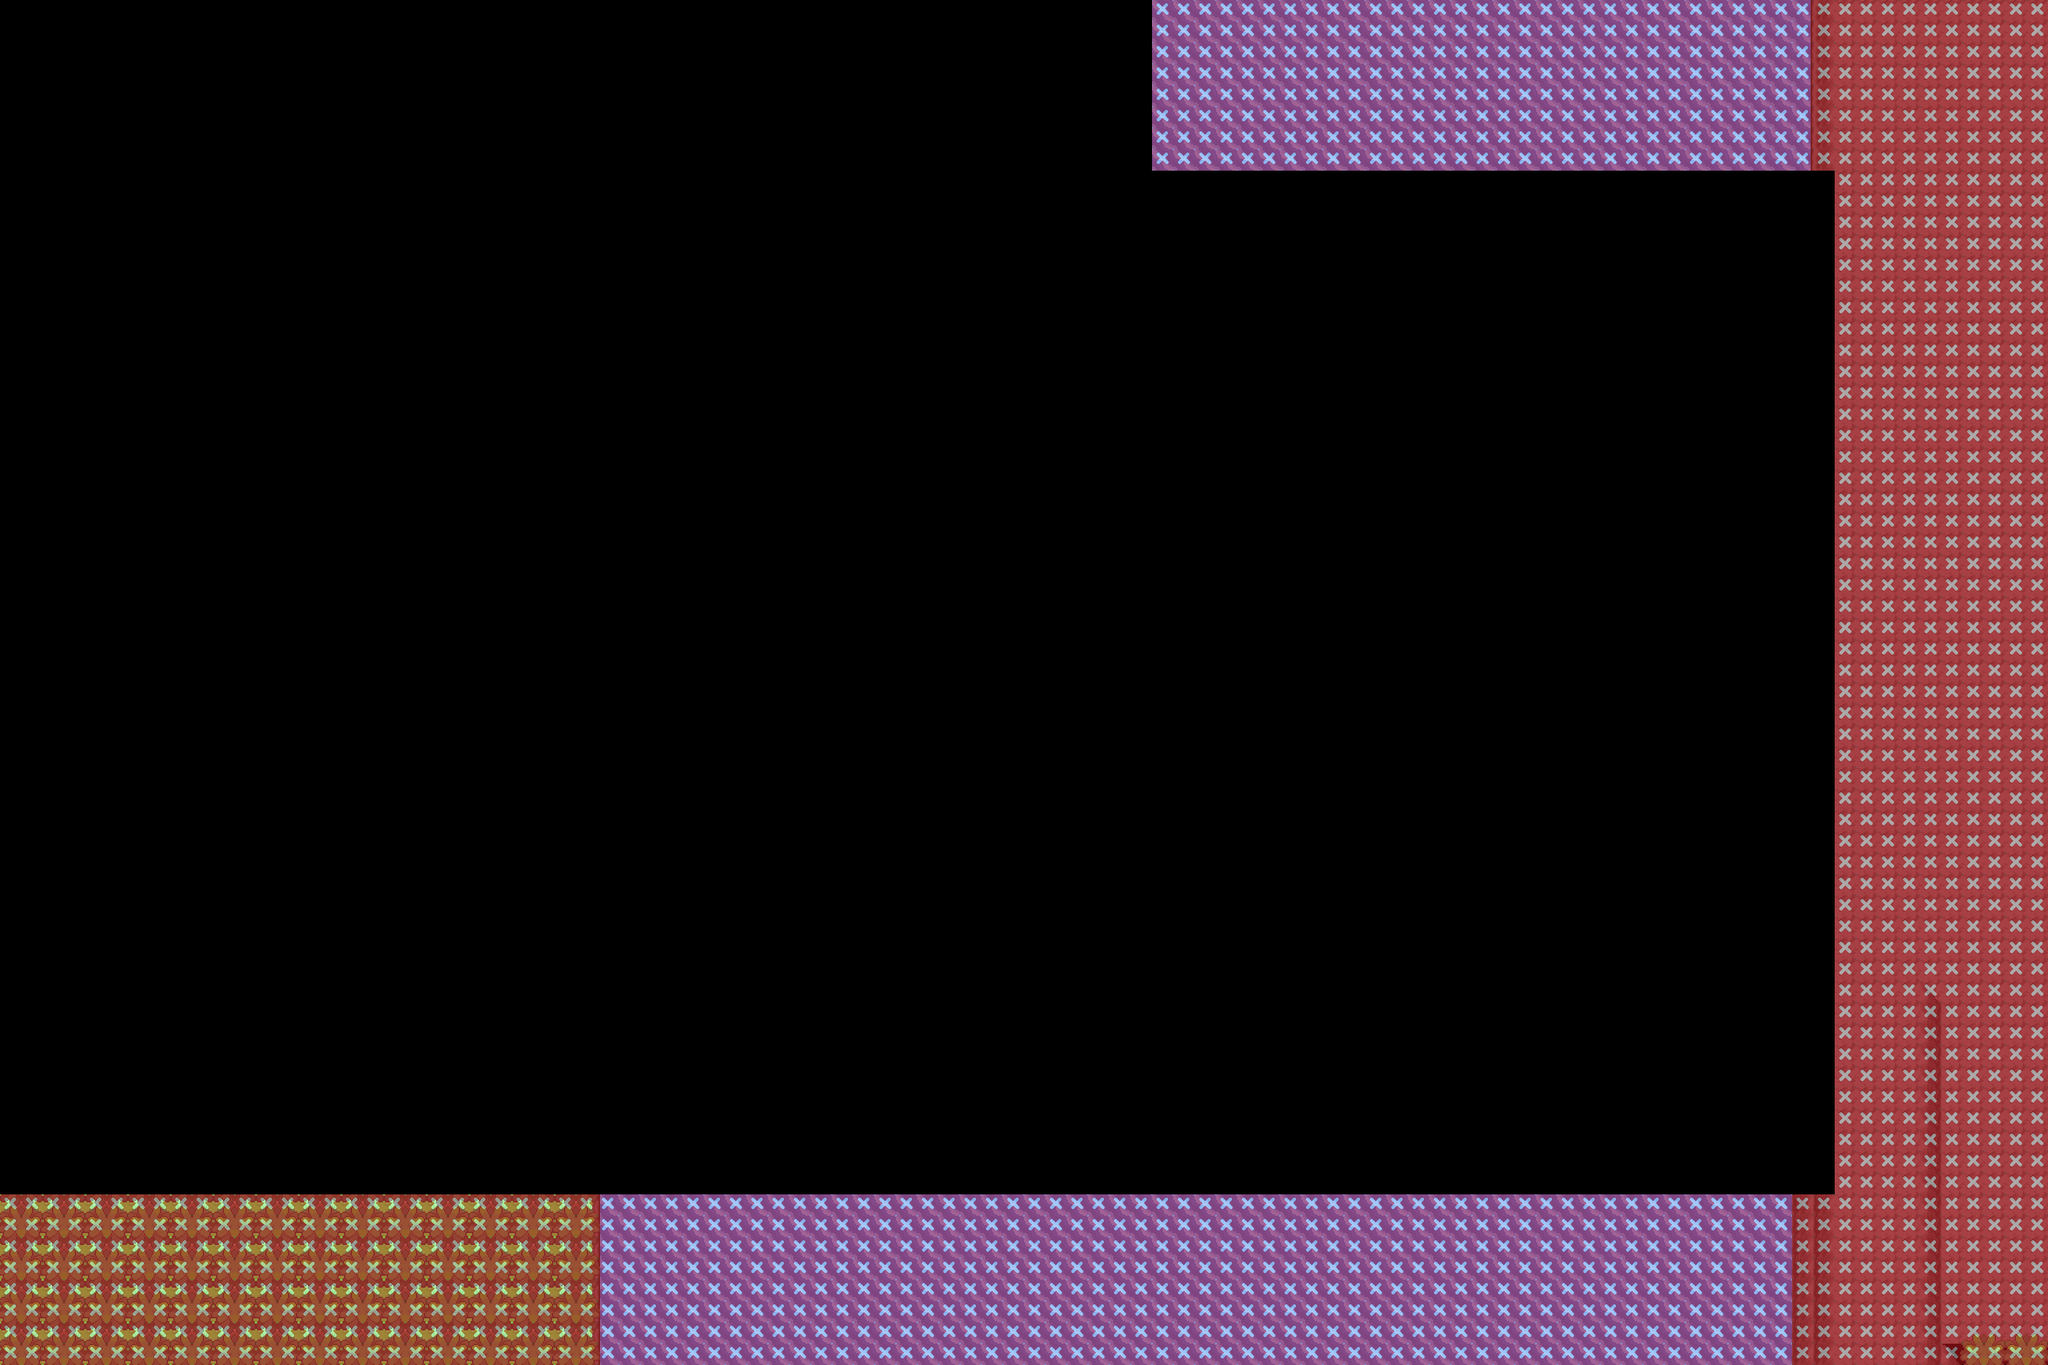

The image is a tile-based game level rendered from a .tmx file. Its description and source (layers, tilesets, objects; grid data summarised) follow:
An orthogonal 96x64 tile map with 32x32 px tiles, 59 tile layers (▬_bld_input, ground_A_1, ground_B_1, ♣_tree_shadow_A_1, ...), 2 hidden layers not drawn, 8 tilesets.

<map version="1.11" tiledversion="1.11.0" orientation="orthogonal" renderorder="right-down" width="96" height="64" tilewidth="32" tileheight="32" infinite="0" nextlayerid="174" nextobjectid="1">
 <tileset firstgid="1" source="../../Tilesets/Sinnoh/PLAT nature.tsx" />
 <tileset firstgid="2305" source="../../Tilesets/Sinnoh/systemtags.tsx" />
 <tileset firstgid="2433" source="../../Tilesets/Sinnoh/PLAT props.tsx" />
 <tileset firstgid="3457" source="../../Tilesets/Sinnoh/borders.tsx" />
 <tileset firstgid="3649" source="../../Tilesets/Sinnoh/PLAT mounts.tsx" />
 <tileset firstgid="6049" source="../../Tilesets/Sinnoh/PLAT buildings.tsx" />
 <tileset firstgid="21409" source="../../Tilesets/Sinnoh/passages.tsx" />
 <tileset firstgid="21553" source="../../Tilesets/Sinnoh/PLAT Animations.tsx" />
 <layer id="138" name="▬_bld_input" width="96" height="64">
  <data>[6144 cells, 0 non-empty, 0 distinct tile ids]</data>
 </layer>
 <layer id="130" name="ground_A_1" width="96" height="64">
  <data>[6144 cells, 1538 non-empty, 3 distinct tile ids]</data>
 </layer>
 <layer id="98" name="ground_B_1" width="96" height="64">
  <data>[6144 cells, 0 non-empty, 0 distinct tile ids]</data>
 </layer>
 <layer id="3" name="♣_tree_shadow_A_1" width="96" height="64">
  <data>[6144 cells, 224 non-empty, 4 distinct tile ids]</data>
 </layer>
 <layer id="87" name="shadows_A_1" width="96" height="64">
  <data>[6144 cells, 0 non-empty, 0 distinct tile ids]</data>
 </layer>
 <layer id="162" name="▬_bld_shadow_A_1" width="96" height="64">
  <data>[6144 cells, 0 non-empty, 0 distinct tile ids]</data>
 </layer>
 <layer id="165" name="▬_bld_shadow_B_1" width="96" height="64">
  <data>[6144 cells, 0 non-empty, 0 distinct tile ids]</data>
 </layer>
 <layer id="163" name="▬_bld_door_A_1" width="96" height="64">
  <data>[6144 cells, 0 non-empty, 0 distinct tile ids]</data>
 </layer>
 <layer id="158" name="▬_bld_1" width="96" height="64">
  <data>[6144 cells, 0 non-empty, 0 distinct tile ids]</data>
 </layer>
 <layer id="7" name="♣_tree_trunk_1" width="96" height="64">
  <data>[6144 cells, 224 non-empty, 4 distinct tile ids]</data>
 </layer>
 <layer id="124" name="♦_mount_A_1" width="96" height="64">
  <data>[6144 cells, 43 non-empty, 3 distinct tile ids]</data>
 </layer>
 <layer id="111" name="♦_mount_top_A_1" width="96" height="64">
  <data>[6144 cells, 0 non-empty, 0 distinct tile ids]</data>
 </layer>
 <layer id="125" name="♦_mount_B_1" width="96" height="64">
  <data>[6144 cells, 0 non-empty, 0 distinct tile ids]</data>
 </layer>
 <layer id="112" name="♦_mount_top_B_1" width="96" height="64">
  <data>[6144 cells, 0 non-empty, 0 distinct tile ids]</data>
 </layer>
 <layer id="126" name="♦_mount_C_1" width="96" height="64">
  <data>[6144 cells, 0 non-empty, 0 distinct tile ids]</data>
 </layer>
 <layer id="141" name="♦_mount_top_C_1" width="96" height="64">
  <data>[6144 cells, 0 non-empty, 0 distinct tile ids]</data>
 </layer>
 <layer id="127" name="♦_mount_D_1" width="96" height="64">
  <data>[6144 cells, 0 non-empty, 0 distinct tile ids]</data>
 </layer>
 <layer id="142" name="♦_mount_top_D_1" width="96" height="64">
  <data>[6144 cells, 0 non-empty, 0 distinct tile ids]</data>
 </layer>
 <layer id="8" name="shore_1" width="96" height="64">
  <data>[6144 cells, 32 non-empty, 4 distinct tile ids]</data>
 </layer>
 <layer id="9" name="♣_tree_bt_rgt_1" width="96" height="64">
  <data>[6144 cells, 0 non-empty, 0 distinct tile ids]</data>
 </layer>
 <layer id="10" name="♣_tree_bt_lft_1" width="96" height="64">
  <data>[6144 cells, 0 non-empty, 0 distinct tile ids]</data>
 </layer>
 <layer id="99" name="nature_A_1" width="96" height="64">
  <data>[6144 cells, 0 non-empty, 0 distinct tile ids]</data>
 </layer>
 <layer id="145" name="shadows_B_1" width="96" height="64">
  <data>[6144 cells, 0 non-empty, 0 distinct tile ids]</data>
 </layer>
 <layer id="86" name="props_A_1" width="96" height="64">
  <data>[6144 cells, 0 non-empty, 0 distinct tile ids]</data>
 </layer>
 <layer id="95" name="props_B_1" width="96" height="64">
  <data>[6144 cells, 0 non-empty, 0 distinct tile ids]</data>
 </layer>
 <layer id="147" name="props_C_1" width="96" height="64">
  <data>[6144 cells, 0 non-empty, 0 distinct tile ids]</data>
 </layer>
 <layer id="25" name="shadows_C_1" width="96" height="64">
  <data>[6144 cells, 0 non-empty, 0 distinct tile ids]</data>
 </layer>
 <group id="11" name="Z=0" />
 <layer id="12" name="♣_tree_mdl_rgt_2" width="96" height="64">
  <data>[6144 cells, 56 non-empty, 1 distinct tile ids]</data>
 </layer>
 <layer id="15" name="♣_tree_mdl_lft_2" width="96" height="64">
  <data>[6144 cells, 56 non-empty, 1 distinct tile ids]</data>
 </layer>
 <layer id="133" name="shore_2" width="96" height="64">
  <data>[6144 cells, 0 non-empty, 0 distinct tile ids]</data>
 </layer>
 <layer id="128" name="♦_mount_A_2" width="96" height="64">
  <data>[6144 cells, 0 non-empty, 0 distinct tile ids]</data>
 </layer>
 <layer id="114" name="♦_mount_top_A_2" width="96" height="64">
  <data>[6144 cells, 0 non-empty, 0 distinct tile ids]</data>
 </layer>
 <layer id="129" name="♦_mount_B_2" width="96" height="64">
  <data>[6144 cells, 0 non-empty, 0 distinct tile ids]</data>
 </layer>
 <layer id="115" name="♦_mount_top_B_2" width="96" height="64">
  <data>[6144 cells, 0 non-empty, 0 distinct tile ids]</data>
 </layer>
 <layer id="168" name="▬_bld_2" width="96" height="64">
  <data>[6144 cells, 0 non-empty, 0 distinct tile ids]</data>
 </layer>
 <layer id="132" name="nature_2" width="96" height="64">
  <data>[6144 cells, 0 non-empty, 0 distinct tile ids]</data>
 </layer>
 <layer id="88" name="props_A_2" width="96" height="64">
  <data>[6144 cells, 0 non-empty, 0 distinct tile ids]</data>
 </layer>
 <layer id="100" name="props_B_2" width="96" height="64">
  <data>[6144 cells, 0 non-empty, 0 distinct tile ids]</data>
 </layer>
 <group id="20" name="Z=1" />
 <layer id="21" name="♣_tree_up_rgt_3" width="96" height="64">
  <data>[6144 cells, 119 non-empty, 2 distinct tile ids]</data>
 </layer>
 <layer id="22" name="♣_tree_up_lft_3" width="96" height="64">
  <data>[6144 cells, 113 non-empty, 2 distinct tile ids]</data>
 </layer>
 <layer id="109" name="♣_tree_top_rgt_3" width="96" height="64">
  <data>[6144 cells, 119 non-empty, 2 distinct tile ids]</data>
 </layer>
 <layer id="110" name="♣_tree_top_lft_3" width="96" height="64">
  <data>[6144 cells, 113 non-empty, 2 distinct tile ids]</data>
 </layer>
 <layer id="164" name="▬_bld_3" width="96" height="64">
  <data>[6144 cells, 0 non-empty, 0 distinct tile ids]</data>
 </layer>
 <layer id="135" name="props_A_3" width="96" height="64">
  <data>[6144 cells, 0 non-empty, 0 distinct tile ids]</data>
 </layer>
 <layer id="26" name="bridge_A_3" width="96" height="64">
  <data>[6144 cells, 0 non-empty, 0 distinct tile ids]</data>
 </layer>
 <layer id="104" name="bridge_B_3" width="96" height="64">
  <data>[6144 cells, 0 non-empty, 0 distinct tile ids]</data>
 </layer>
 <group id="27" name="Z=2" />
 <layer id="134" name="bridge_A_4" width="96" height="64">
  <data>[6144 cells, 0 non-empty, 0 distinct tile ids]</data>
 </layer>
 <layer id="143" name="bridge_B_4" width="96" height="64">
  <data>[6144 cells, 0 non-empty, 0 distinct tile ids]</data>
 </layer>
 <layer id="144" name="bridge_C_4" width="96" height="64">
  <data>[6144 cells, 0 non-empty, 0 distinct tile ids]</data>
 </layer>
 <layer id="159" name="▬_bld_4" width="96" height="64">
  <data>[6144 cells, 0 non-empty, 0 distinct tile ids]</data>
 </layer>
 <layer id="166" name="props_4" width="96" height="64">
  <data>[6144 cells, 0 non-empty, 0 distinct tile ids]</data>
 </layer>
 <group id="116" name="Z=3" />
 <layer id="160" name="▬_bld_5" width="96" height="64">
  <data>[6144 cells, 0 non-empty, 0 distinct tile ids]</data>
 </layer>
 <layer id="137" name="props_5" width="96" height="64">
  <data>[6144 cells, 0 non-empty, 0 distinct tile ids]</data>
 </layer>
 <group id="117" name="Z=4" />
 <layer id="161" name="▬_bld_6" width="96" height="64">
  <data>[6144 cells, 0 non-empty, 0 distinct tile ids]</data>
 </layer>
 <layer id="167" name="▬_bld_B_6" width="96" height="64">
  <data>[6144 cells, 0 non-empty, 0 distinct tile ids]</data>
 </layer>
 <layer id="149" name="props_6" width="96" height="64">
  <data>[6144 cells, 0 non-empty, 0 distinct tile ids]</data>
 </layer>
 <group id="118" name="Z=5" />
 <layer id="28" name="passages" width="96" height="64" opacity="0.47">
  <data>[6144 cells, 1584 non-empty, 1 distinct tile ids]</data>
 </layer>
 <layer id="119" name="systemtags" width="96" height="64">
  <data>[6144 cells, 0 non-empty, 0 distinct tile ids]</data>
 </layer>
 <layer id="146" name="systemtags_bridge1" width="96" height="64">
  <data>[6144 cells, 0 non-empty, 0 distinct tile ids]</data>
 </layer>
 <layer id="89" name="borders" width="96" height="64" visible="0">
  <data>[6144 cells, 8 non-empty, 3 distinct tile ids]</data>
 </layer>
 <layer id="169" name="limits" width="96" height="64" visible="0">
  <data>[6144 cells, 1584 non-empty, 1 distinct tile ids]</data>
 </layer>
</map>
